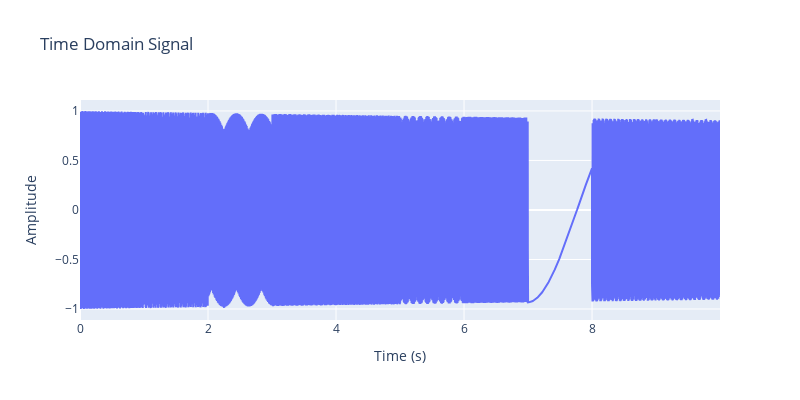
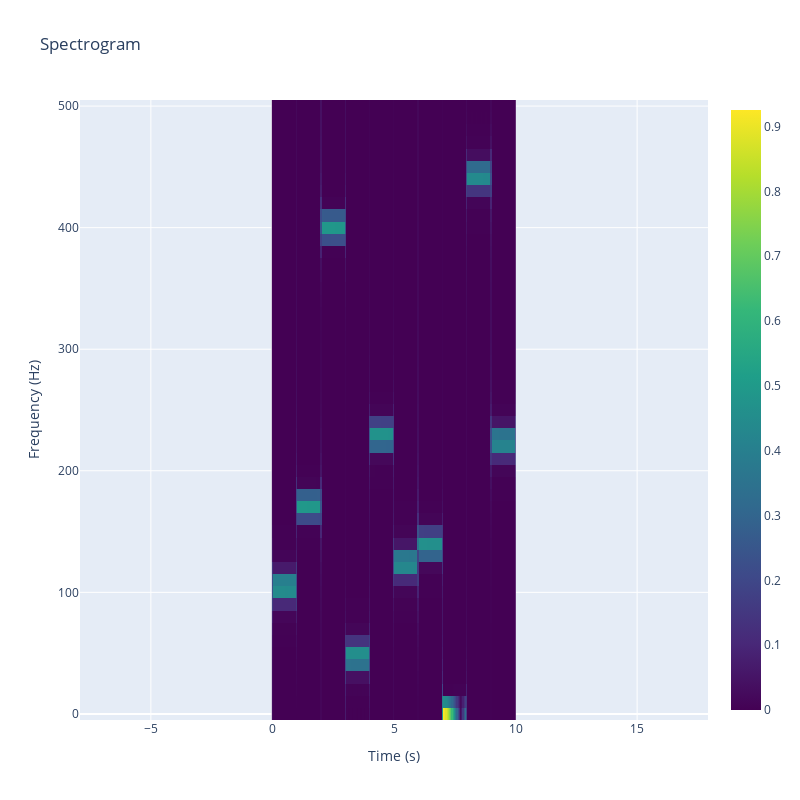

Notebook code for these charts, in order:
### Code cell
import numpy as np
import plotly.graph_objs as go
from scipy.signal import stft

# 参数设置
fs = 1000  # 采样频率
t = np.arange(0, 10, 1/fs)  # 时间向量
alpha = -0.0098  # 衰减指数

# 生成跳频信号
frequencies = np.random.uniform(20, 1000, len(t) // fs)  # 每1秒随机选择一个频率
signal = np.zeros_like(t)
for i, f in enumerate(frequencies):
    start = i * fs
    end = (i + 1) * fs
    t_segment = t[start:end]
    signal[start:end] = np.sin(2 * np.pi * f * t_segment) * np.exp(alpha * t_segment)

# 使用短时傅里叶变换分析信号
f, t_stft, Zxx = stft(signal, fs, nperseg=100)

# 绘制时域波形
fig1 = go.Figure()
fig1.add_trace(go.Scatter(x=t, y=signal, mode='lines', name='Time Domain Signal'))
fig1.update_layout(title='Time Domain Signal', xaxis_title='Time (s)', yaxis_title='Amplitude',
                   width=800, height=400)

# 绘制频谱图
fig2 = go.Figure()
fig2.add_trace(go.Heatmap(z=np.abs(Zxx), x=t_stft, y=f, colorscale='Viridis', zmin=0, zmax=np.max(np.abs(Zxx))))
fig2.update_layout(title='Spectrogram', xaxis_title='Time (s)', yaxis_title='Frequency (Hz)',
                   yaxis=dict(scaleanchor="x", scaleratio=0.1),
                   xaxis=dict(range=[-100,100], autorange=True),
                   width=800, height=800)

# 显示图表
fig1.show()
fig2.show()

### Figure 1 — Plotly figure (JSON) as saved in the notebook; plotly's stock layout.template omitted (floating-point values rounded to 4 significant figures; data arrays with more than 128 entries replaced by an {"elided": "..."} marker saying what was removed)
{"data": [{"mode": "lines", "name": "Time Domain Signal", "type": "scatter", "x": {"elided": "10000 float values"}, "y": {"elided": "10000 float values"}}], "layout": {"height": 400, "title": {"text": "Time Domain Signal"}, "width": 800, "xaxis": {"title": {"text": "Time (s)"}}, "yaxis": {"title": {"text": "Amplitude"}}}}

### Figure 2 — Plotly figure (JSON) as saved in the notebook; plotly's stock layout.template omitted (floating-point values rounded to 4 significant figures; data arrays with more than 128 entries replaced by an {"elided": "..."} marker saying what was removed)
{"data": [{"colorscale": [[0, "#440154"], [0.1111, "#482878"], [0.2222, "#3e4989"], [0.3333, "#31688e"], [0.4444, "#26828e"], [0.5556, "#1f9e89"], [0.6667, "#35b779"], [0.7778, "#6ece58"], [0.8889, "#b5de2b"], [1, "#fde725"]], "type": "heatmap", "x": {"elided": "201 float values"}, "y": [0, 10, 20, 30, 40, 50, 60, 70, 80, 90, 100, 110, 120, 130, 140, 150, 160, 170, 180, 190, 200, 210, 220, 230, 240, 250, 260, 270, 280, 290, 300, 310, 320, 330, 340, 350, 360, 370, 380, 390, 400, 410, 420, 430, 440, 450, 460, 470, 480, 490, 500], "z": {"elided": "51x201 float values"}, "zmax": 0.9255, "zmin": 0}], "layout": {"height": 800, "title": {"text": "Spectrogram"}, "width": 800, "xaxis": {"autorange": true, "range": [-100, 100], "title": {"text": "Time (s)"}}, "yaxis": {"scaleanchor": "x", "scaleratio": 0.05, "title": {"text": "Frequency (Hz)"}}}}
